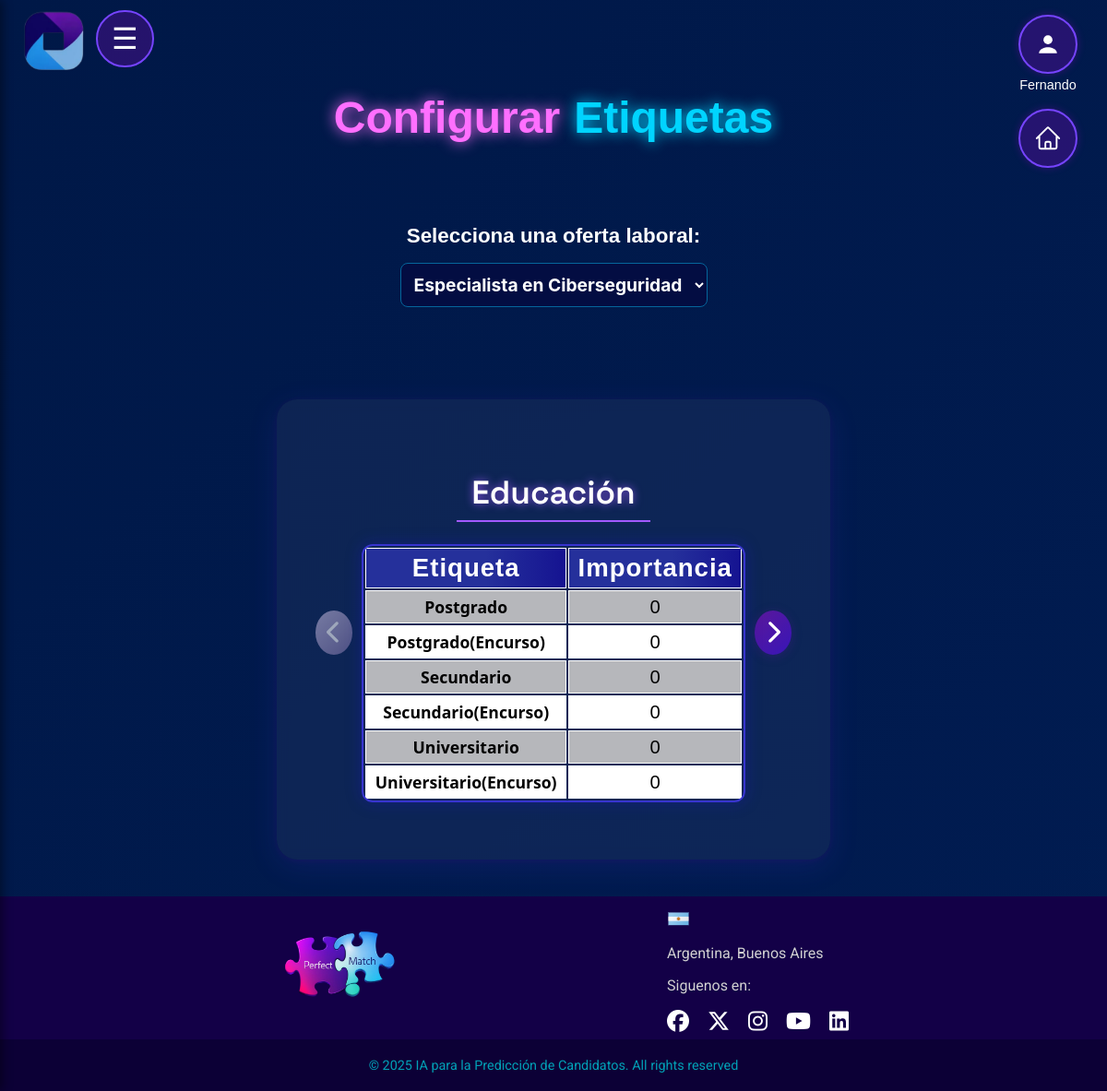
/etiquetas (signed in), run on the app's committed database.
### app.py (models this page shows)
class OfertaEducacion(db.Model):
    __tablename__ = 'oferta_educacion'
    id = db.Column(db.Integer, primary_key=True, autoincrement=True)
    idOfer = db.Column(db.Integer, db.ForeignKey('oferta_laboral.idOfer'))
    idEdu = db.Column(db.Integer, db.ForeignKey('educacion.idedu'))
    importancia = db.Column(db.Integer, nullable=False)
    oferta = db.relationship('OfertaLaboral', back_populates='educaciones')
    educacion = db.relationship('Educacion')

class Educacion(db.Model):
    __tablename__ = 'educacion'
    idedu = db.Column(db.Integer, primary_key=True)
    nombre = db.Column(db.String(100), nullable=False, unique=True)

### app.py (the view)
@app.route("/etiquetas", methods=["GET", "POST"])
@login_required(roles=["Admin_RRHH", "Supervisor"])
def mostrar_etiquetas(idOfer=None):
    ofertas = OfertaLaboral.query.all()
    ofertas_activas = OfertaLaboral.query.filter_by(estado="Activa").all()
    if not idOfer:
        idOfer = request.form.get("idOfer") if request.method == "POST" else request.args.get("idOfer")
        if not idOfer and ofertas:
            idOfer = ofertas[0].idOfer
    educaciones, tecnologias, habilidades, tecnologias2, habilidades2 = [], [], [], [], []
    if idOfer:
        oferta = OfertaLaboral.query.get(idOfer)
        educaciones = OfertaEducacion.query.filter_by(idOfer=idOfer).all()
        tecnologias = OfertaTecnologia.query.filter_by(idOfer=idOfer).all()
        habilidades = OfertaHabilidad.query.filter_by(idOfer=idOfer).all()
        tecnologias2 = OfertaTecnologia2.query.filter_by(idOfer=idOfer).all()
        habilidades2 = OfertaHabilidad2.query.filter_by(idOfer=idOfer).all()
        df_edu = pd.DataFrame([{"Nombre": e.educacion.nombre, "Valor": e.importancia} for e in educaciones]) if educaciones else pd.DataFrame()
        df_tec = pd.DataFrame([{"Nombre": t.tecnologia.nombre, "Valor": t.importancia} for t in tecnologias]) if tecnologias else pd.DataFrame()
        df_hab = pd.DataFrame([{"Nombre": h.habilidad.nombre, "Valor": h.importancia} for h in habilidades]) if habilidades else pd.DataFrame()
        df_tec2 = pd.DataFrame([{"Nombre": t2.tecnologia2.nombre, "Valor": t2.importancia} for t2 in tecnologias2]) if tecnologias2 else pd.DataFrame()
        df_hab2 = pd.DataFrame([{"Nombre": h2.habilidad2.nombre, "Valor": h2.importancia} for h2 in habilidades2]) if habilidades2 else pd.DataFrame()
        tabla_edu = df_edu.to_html(classes="table table-bordered", index=False) if not df_edu.empty else "<p>No hay etiquetas de educación</p>"
        tabla_tec = df_tec.to_html(classes="table table-bordered", index=False) if not df_tec.empty else "<p>No hay etiquetas de tecnología</p>"
        tabla_tec2 = df_tec2.to_html(classes="table table-bordered", index=False) if not df_tec2.empty else "<p>No hay etiquetas de tecnología secundaria</p>"
        tabla_hab = df_hab.to_html(classes="table table-bordered", index=False) if not df_hab.empty else "<p>No hay etiquetas de habilidades</p>"
        tabla_hab2 = df_hab2.to_html(classes="table table-bordered", index=False) if not df_hab2.empty else "<p>No hay etiquetas de habilidades secundarias</p>"
    else:
        oferta, tabla_edu, tabla_tec, tabla_tec2, tabla_hab, tabla_hab2 = None, "", "", "", "", ""
    return render_template("etiquetas.html",
                           ofertas=ofertas,
                           ofertas_activas=ofertas_activas,
                           oferta=oferta,
                           idOfer=idOfer,
                           tabla_edu=tabla_edu,
                           tabla_tec=tabla_tec,
                           tabla_hab=tabla_hab,
                           tabla_tec2=tabla_tec2,
                           tabla_hab2=tabla_hab2,
                           educaciones=educaciones,
                           tecnologias=tecnologias,
                           habilidades=habilidades,
                           tecnologias2=tecnologias2,
                           habilidades2=habilidades2)

### app.py (called while the page is built)
def login_required(roles=None):
    def decorator(f):
        @wraps(f)
        def wrapped(*args, **kwargs):
            if 'username' not in session:
                return redirect(url_for('login'))
            if roles and session.get('type') not in roles:
                return "Acceso no autorizado"
            return f(*args, **kwargs)
        return wrapped
    return decorator

### templates/etiquetas.html (shortened to what this page needs)
<!DOCTYPE html>
<html lang="es">
<head>
  <link rel="stylesheet" href="https://cdnjs.cloudflare.com/ajax/libs/font-awesome/6.5.0/css/all.min.css">
  <link rel="stylesheet" href="{{ url_for('static', filename='css/header_general.css') }}">
  <link rel="stylesheet" href="{{ url_for('static', filename='css/menu.css') }}">
  <link rel="stylesheet" href="{{ url_for('static', filename='css/footer.css') }}">
  <link rel="stylesheet" href="{{ url_for('static', filename='etiquetas.css') }}">
  <link rel="stylesheet" href="{{ url_for('static', filename='css/fragments/particles.css') }}">
  <link rel="stylesheet" href="{{ url_for('static', filename='css/fragments/titles.css') }}">
  <link rel="stylesheet" href="{{ url_for('static', filename='css/fragments/box-background.css') }}">
</head>
<body class="container mt-4">
  {% include "fragments/particles.html" %}
  {% include "layout/header_general.html" %}
  {% include "layout/menu.html" %}
  <main>
  <h1><p class="title-perfect-violet">Configurar </p><p class="title-match-blue">Etiquetas</p></h1>
    <form method="GET" action="{{ url_for('mostrar_etiquetas') }}" style="background: transparent;">
      <label for="idOfer" style="font-size: 1.4rem !important;">Selecciona una oferta laboral:</label>
      <select name="idOfer" onchange="this.form.submit()" style="text-align: center; width: fit-content !important; font-size: 1.2rem; font-weight: bold;">
        {% for ofer in ofertas %}
        <option value="{{ ofer.idOfer }}" {% if ofer.idOfer|string==idOfer|string %}selected{% endif %}>
          {{ ofer.nombre }}
        </option>
        {% endfor %}
      </select>
    </form>
    {% if oferta %}
    <div class="carousel-container active">
      <div class="box-background-child">
      <button class="carousel-arrow left" id="prevChart"><i class="fa fa-chevron-left"></i></button>
      <div class="carousel-wrapper">
        <div class="carousel-chart active">
          <h3 class="titulo-centrado">Educación</h3>
          <table class="table table-bordered">
            <thead>
              <tr>
                <th>Etiqueta</th>
                <th>Importancia</th>
              </tr>
            </thead>
            <tbody>
              {% for edu in educaciones %}
              <tr>
                <td>{{ edu.educacion.nombre }}</td>
                <td>
                  {% if oferta.idOfer in ofertas_activas|map(attribute='idOfer') %}
                  <div class="input-num-custom">
                    <button type="button" class="btn-num menos" tabindex="-1">–</button>
                    <input type="number" min="0" max="3" value="{{ edu.importancia }}" class="input-importancia"
                      data-id="{{ edu.id }}" data-tipo="educacion">
                    <button type="button" class="btn-num mas" tabindex="-1">+</button>
                  </div>
                  {% else %}
                  {{ edu.importancia }}
                  {% endif %}
                </td>
              </tr>
              {% endfor %}
            </tbody>
          </table>
        </div>
      </div>
      <button class="carousel-arrow right" id="nextChart"><i class="fa fa-chevron-right"></i></button>
    </div>
    </div>
    {% else %}
    <p>No hay ofertas laborales disponibles.</p>
    {% endif %}
  </main>
  {% include "layout/footer.html" %}
</body>
</html>

### static/css/footer.css (style rules this page uses)
html, body { scrollbar-width: thin; scrollbar-color: #7644ff #1a085a; }

### static/etiquetas.css (style rules this page uses)
html { background: linear-gradient(to bottom, #000000, #353535); }
body { display: flex; flex-direction: column; min-height: 100vh; margin: 0; padding: 0; font-family: 'Poppins', sans-serif; color: #ffffff; background: linear-gradient(135deg, #001847, #011d55, #2a0047, #390061); background-size: 400% 400%; animation: gradient 15s ease infinite; }
.carousel-container { display: flex; align-items: center; justify-content: center; width: 100%; margin: 30px auto 0 auto; position: relative; max-width: 600px; }
.carousel-wrapper { width: 100%; display: flex; justify-content: center; align-items: center; position: relative; min-height: 320px; }
.carousel-chart { display: none; width: 100% !important; max-width: 500px; height: auto !important; aspect-ratio: 1/1; margin: 0 auto; box-sizing: border-box; }
.carousel-chart.active { display: block !important; }
.carousel-arrow { background: linear-gradient(135deg, #5A189A, #3815b8); border: none; border-radius: 50%; color: #fff; font-size: 1.6rem; width: 48px; height: 48px; display: flex; align-items: center; justify-content: center; box-shadow: 0 2px 12px rgba(90,24,154,0.3); cursor: pointer; transition: background 0.3s, transform 0.2s, box-shadow 0.3s; margin: 0 10px; outline: none; }
.carousel-arrow i { color: #fff; pointer-events: none; }
.carousel-arrow:disabled { background: linear-gradient(135deg, #bdb6d8, #7a6fa3); color: #e0e0e0; opacity: 0.6; box-shadow: none; cursor: not-allowed; transform: none; }
td:first-child { font-size: 1.1rem; font-weight: bold; }
h1 { font-family: "Erica One", sans-serif; font-size: 3rem; width: fit-content; text-align: center; border-radius: 32px; border: none; color: #fefefe; text-shadow: -3px 3px 0px #49007e, 3px -3px 0px #2f00d9; transition: all 0.3s ease-in-out; min-width: 100%; display: flex; align-items: center; justify-content: center; gap: 15px; margin-top: 5rem; padding: 0; position: relative; }
form { position: relative; margin: 30px auto; padding: 20px; background: linear-gradient(to right, rgba(255, 255, 255, 0.1), rgba(255, 255, 255, 0.05)); color: #ffffff; width: 40%; text-align: center; margin-bottom: 80px; overflow: hidden; }
.titulo-centrado { font-family: 'Space Grotesk', sans-serif; text-align: center; font-size: 2.2rem; font-weight: 600; color: #ffffff; text-shadow: 0 0 10px rgba(162, 89, 255, 0.8); margin-top: 2rem; margin-bottom: 1.5rem; padding: 0.5rem 1rem; border-bottom: 2px solid #a259ff; width: fit-content; margin-left: auto; margin-right: auto; }
form label { display: block; margin: 1rem 0 1rem 0; font-weight: bold; }
form input, form select, form textarea { width: 100%; font-weight: 300; font-family: 'Inter', 'Segoe UI', sans-serif; box-sizing: border-box; max-width: 500px; min-width: 250px; margin: 0 auto; display: block; background-color: rgb(3, 13, 66); border-color: rgb(5, 101, 155); }
input, select { outline: none; margin: 10px 0; padding: 10px; font-size: 16px; border: 1px solid #ffffff; border-radius: 8px; background-color: rgba(2, 180, 204, 0.747); color: #ffffff; }
table { max-width: 800px; width: 100%; margin: 20px auto 30px auto; border-radius: 12px; color: #fff; box-shadow: 0 0 16px 2px #1b18c744; border: 2px solid #3734cf; font-size: 1.15rem; overflow: hidden; padding: 0; }
table th, table td { padding: 5px ; text-align: center; }
table th { background: linear-gradient(90deg, #25309b 60%, #151391 100%); color: #fff; border: 1.5px solid #ffffff; letter-spacing: 1px; font-size: 1.5em; }
table td { color: #000000; border: 1.5px solid #ffffff; font-size: 1.1em; }
table tr:nth-child(odd) { background-color: rgb(182, 183, 187); }
table tr:nth-child(even) { background-color: rgb(255, 255, 255); }
td:first-child { font-family: 'Segoe UI', sans-serif; font-size: 1.1rem; font-weight: 600; color: #000000; text-transform: capitalize; }

### static/css/fragments/titles.css (style rules this page uses)
.title-perfect-violet { color: #ff6fff; text-shadow: 0 0 15px #ff6fff; animation: fadeInUp 1s ease-out 0.4s both; margin: 20px 0; }
.title-match-blue { color: #00d4ff; text-shadow: 0 0 15px #00d4ff; animation: fadeInRight 1s ease-out 0.6s both; margin: 20px 0; }

### templates/etiquetas.html (style rules this page uses)
.carousel-chart { display: none; }
.carousel-chart.active { display: block; }

### data on the page
OfertaEducacion: educacion.nombre "Postgrado", importancia "0"
OfertaEducacion: educacion.nombre "Postgrado(Encurso)", importancia "0"
OfertaEducacion: educacion.nombre "Secundario", importancia "0"
OfertaEducacion: educacion.nombre "Secundario(Encurso)", importancia "0"
OfertaEducacion: educacion.nombre "Universitario", importancia "0"
OfertaEducacion: educacion.nombre "Universitario(Encurso)", importancia "0"

### other printed values
{{ session.get('username') }} "Fernando"
form field idOfer "Especialista en Ciberseguridad"
